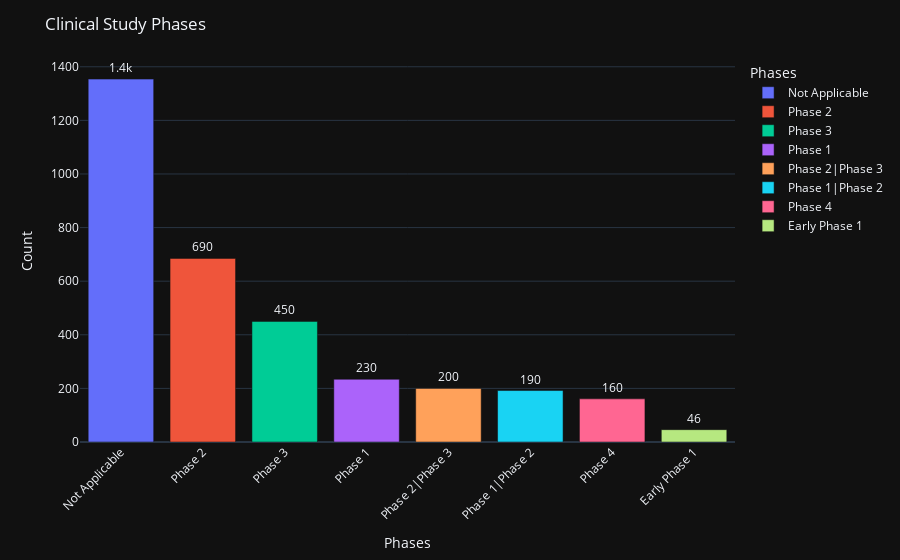

Source (notebook cell):
### Markdown cell above
#### Phases in the Study

### Code cell
phases = covidDF.groupby('Phases')['Rank'].count().sort_values(ascending=False).index
count = covidDF.groupby('Phases')['Rank'].count().sort_values(ascending=False).values
fig = px.bar(covidDF, x=phases, y=count, color=phases, text=count)

fig.update_traces(texttemplate='%{text:.2s}', textposition='outside')
fig.update_layout(uniformtext_minsize=8)
fig.update_layout(xaxis_tickangle=-45)
fig.update_layout(title="Clinical Study Phases",
    xaxis_title="Phases",
    yaxis_title="Count",
    legend_title="Phases",
    template="plotly_dark")

### Figure 1 — Plotly figure (JSON) as saved in the notebook; plotly's stock layout.template omitted (floating-point values rounded to 4 significant figures)
{"data": [{"alignmentgroup": "True", "hovertemplate": "color=Not Applicable<br>x=%{x}<br>y=%{y}<br>text=%{text}<extra></extra>", "legendgroup": "Not Applicable", "marker": {"color": "#636efa"}, "name": "Not Applicable", "offsetgroup": "Not Applicable", "orientation": "v", "showlegend": true, "text": [1354], "textposition": "outside", "texttemplate": "%{text:.2s}", "type": "bar", "x": ["Not Applicable"], "xaxis": "x", "y": [1354], "yaxis": "y"}, {"alignmentgroup": "True", "hovertemplate": "color=Phase 2<br>x=%{x}<br>y=%{y}<br>text=%{text}<extra></extra>", "legendgroup": "Phase 2", "marker": {"color": "#EF553B"}, "name": "Phase 2", "offsetgroup": "Phase 2", "orientation": "v", "showlegend": true, "text": [685], "textposition": "outside", "texttemplate": "%{text:.2s}", "type": "bar", "x": ["Phase 2"], "xaxis": "x", "y": [685], "yaxis": "y"}, {"alignmentgroup": "True", "hovertemplate": "color=Phase 3<br>x=%{x}<br>y=%{y}<br>text=%{text}<extra></extra>", "legendgroup": "Phase 3", "marker": {"color": "#00cc96"}, "name": "Phase 3", "offsetgroup": "Phase 3", "orientation": "v", "showlegend": true, "text": [450], "textposition": "outside", "texttemplate": "%{text:.2s}", "type": "bar", "x": ["Phase 3"], "xaxis": "x", "y": [450], "yaxis": "y"}, {"alignmentgroup": "True", "hovertemplate": "color=Phase 1<br>x=%{x}<br>y=%{y}<br>text=%{text}<extra></extra>", "legendgroup": "Phase 1", "marker": {"color": "#ab63fa"}, "name": "Phase 1", "offsetgroup": "Phase 1", "orientation": "v", "showlegend": true, "text": [234], "textposition": "outside", "texttemplate": "%{text:.2s}", "type": "bar", "x": ["Phase 1"], "xaxis": "x", "y": [234], "yaxis": "y"}, {"alignmentgroup": "True", "hovertemplate": "color=Phase 2|Phase 3<br>x=%{x}<br>y=%{y}<br>text=%{text}<extra></extra>", "legendgroup": "Phase 2|Phase 3", "marker": {"color": "#FFA15A"}, "name": "Phase 2|Phase 3", "offsetgroup": "Phase 2|Phase 3", "orientation": "v", "showlegend": true, "text": [200], "textposition": "outside", "texttemplate": "%{text:.2s}", "type": "bar", "x": ["Phase 2|Phase 3"], "xaxis": "x", "y": [200], "yaxis": "y"}, {"alignmentgroup": "True", "hovertemplate": "color=Phase 1|Phase 2<br>x=%{x}<br>y=%{y}<br>text=%{text}<extra></extra>", "legendgroup": "Phase 1|Phase 2", "marker": {"color": "#19d3f3"}, "name": "Phase 1|Phase 2", "offsetgroup": "Phase 1|Phase 2", "orientation": "v", "showlegend": true, "text": [192], "textposition": "outside", "texttemplate": "%{text:.2s}", "type": "bar", "x": ["Phase 1|Phase 2"], "xaxis": "x", "y": [192], "yaxis": "y"}, {"alignmentgroup": "True", "hovertemplate": "color=Phase 4<br>x=%{x}<br>y=%{y}<br>text=%{text}<extra></extra>", "legendgroup": "Phase 4", "marker": {"color": "#FF6692"}, "name": "Phase 4", "offsetgroup": "Phase 4", "orientation": "v", "showlegend": true, "text": [161], "textposition": "outside", "texttemplate": "%{text:.2s}", "type": "bar", "x": ["Phase 4"], "xaxis": "x", "y": [161], "yaxis": "y"}, {"alignmentgroup": "True", "hovertemplate": "color=Early Phase 1<br>x=%{x}<br>y=%{y}<br>text=%{text}<extra></extra>", "legendgroup": "Early Phase 1", "marker": {"color": "#B6E880"}, "name": "Early Phase 1", "offsetgroup": "Early Phase 1", "orientation": "v", "showlegend": true, "text": [46], "textposition": "outside", "texttemplate": "%{text:.2s}", "type": "bar", "x": ["Early Phase 1"], "xaxis": "x", "y": [46], "yaxis": "y"}], "layout": {"barmode": "relative", "legend": {"title": {"text": "Phases"}, "tracegroupgap": 0}, "margin": {"t": 60}, "title": {"text": "Clinical Study Phases"}, "uniformtext": {"minsize": 8}, "xaxis": {"anchor": "y", "domain": [0, 1], "tickangle": -45, "title": {"text": "Phases"}}, "yaxis": {"anchor": "x", "domain": [0, 1], "title": {"text": "Count"}}}}
